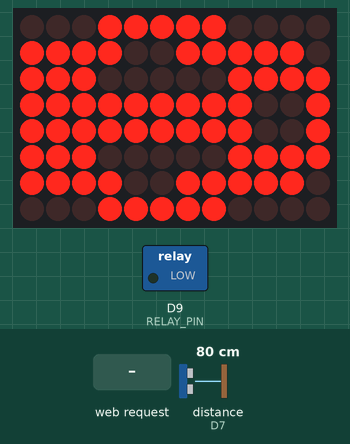
Simulated run of this sketch. Board: Arduino Uno R4 WiFi. On the bench: 12×8 LED matrix, switched loads named in the sketch (green lamp = pin HIGH). Wiring (inferred from the names in the program): ultrasonic range finder: trigger D6; echo D7. Inputs (shaded band) come from the test bench; at power-on: distance to the obstacle (sensor on D7) 80 cm. The echo pulse lasts 58.3 µs per cm; WiFi joins after 1.5 s; servers stay silent unless stated; pins used as bus, display or sensor lines are not drawn; what the sketch prints to the serial monitor is not drawn.

Above: at 2.7 s.
2.8 s: HTTP request GET /status received
Timing chart, 0 to 5.8 s (numbered marks = the images above; inputs shaded):
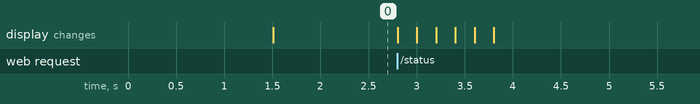

The sketch:

controller_skull_server.ino
```cpp
/*
  controller_skull_server.ino
  Halloween Skull Activation System – Controller node.

  Responsibilities:
  - Connect to WiFi and expose a simple HTTP API on port 80.
  - Toggle a relay that powers the skull props when /activate is called.
  - Read an HC-SR04 ultrasonic sensor and force the relay OFF when visitors are close.

  Hardware wiring (UNO R4 WiFi):
    Relay module IN pin  -> RELAY_PIN (defaults to D5)
    Relay module VCC/GND -> 5V / GND (respect module voltage limits)
    HC-SR04 TRIG         -> TRIG_PIN (defaults to D6)
    HC-SR04 ECHO         -> ECHO_PIN (defaults to D7) through a voltage divider if required
    HC-SR04 VCC/GND      -> 5V / GND

  Configure WiFi credentials before uploading.
*/

#include <WiFiS3.h>
#include <Arduino_LED_Matrix.h>

#if __has_include("secrets.h")
#include "secrets.h"
#else
#warning "No secrets.h found; using placeholder WiFi credentials"
static const char WIFI_SSID[] = "YOUR_WIFI_SSID";
static const char WIFI_PASS[] = "YOUR_WIFI_PASSWORD";
#endif

ArduinoLEDMatrix skullMatrix;

static const uint8_t SKULL_BITMAP_READY[8][12] = {
  {0, 0, 1, 1, 1, 1, 1, 1, 1, 1, 0, 0},
  {0, 1, 1, 1, 1, 1, 1, 1, 1, 1, 1, 0},
  {1, 1, 1, 0, 1, 1, 1, 1, 0, 1, 1, 1},
  {1, 1, 0, 0, 1, 1, 1, 1, 0, 0, 1, 1},
  {1, 1, 1, 0, 0, 1, 1, 0, 0, 1, 1, 1},
  {0, 1, 1, 1, 1, 1, 1, 1, 1, 1, 1, 0},
  {0, 0, 1, 1, 1, 0, 0, 1, 1, 1, 0, 0},
  {0, 0, 0, 1, 1, 1, 1, 1, 1, 0, 0, 0}
};

void displayReadySkull() {
  uint8_t rotated[8][12] = {};
  const int srcRows = 8;
  const int srcCols = 12;
  const int destRows = 8;
  const int destCols = 12;

  for (int destRow = 0; destRow < destRows; ++destRow) {
    const int yPrime = (destRow * (srcCols - 1) + ((destRows - 1) / 2)) / (destRows - 1);
    for (int destCol = 0; destCol < destCols; ++destCol) {
      const int xPrime = (destCol * (srcRows - 1) + ((destCols - 1) / 2)) / (destCols - 1);
      const int srcRow = xPrime;
      const int srcCol = (srcCols - 1) - yPrime;
      rotated[destRow][destCol] = SKULL_BITMAP_READY[srcRow][srcCol];
    }
  }

  skullMatrix.renderBitmap(rotated, destRows, destCols);
}

void flashSkull(uint8_t count, unsigned long intervalMs) {
  for (uint8_t i = 0; i < count; ++i) {
    skullMatrix.clear();
    delay(intervalMs);
    displayReadySkull();
    delay(intervalMs);
  }
}

// ==== WiFi configuration =====================================================
const uint16_t WEB_PORT = 80;

// ==== Pin configuration ======================================================
const uint8_t RELAY_PIN = 9;
const bool RELAY_ACTIVE_LEVEL = HIGH;   // Relay FeatherWing is active-high
const uint8_t TRIG_PIN = 6;
const uint8_t ECHO_PIN = 7;

// ==== Timing and behaviour ===================================================
const unsigned long SENSOR_SAMPLE_INTERVAL_MS = 200;
const unsigned long VISITOR_COOLDOWN_MS = 7000;     // Wait after a visitor leaves before reactivating
const float VISITOR_DISTANCE_CM = 100.0f;           // Shut off relay when closer than this
const float SENSOR_MIN_DISTANCE_CM = 5.0f;
const float SENSOR_MAX_DISTANCE_CM = 152.4f;
const unsigned long DISTANCE_LOG_INTERVAL_MS = 1000;
const unsigned long RELAY_PULSE_MS = 150;
const unsigned long SKULL_SEQUENCE_MS = 15000;
const uint8_t VISITOR_DETECTION_COUNT = 3;

// ==== Globals =================================================================
WiFiServer server(WEB_PORT);

bool visitorPresent = false;
unsigned long visitorLockUntil = 0;
uint8_t visitorHits = 0;
float lastDistanceCm = 400.0f;

unsigned long lastSensorSampleAt = 0;
unsigned long lastDistanceLogAt = 0;
bool sequenceActive = false;
unsigned long sequenceEndAt = 0;

// ==== Utility prototypes ======================================================
void ensureWifiConnected();
void handleClient(WiFiClient &client);
void sendHttpResponse(WiFiClient &client, int statusCode, const char *statusText, const char *body);
void pulseRelay(const char *reason = nullptr);
void startSequence(const char *source);
void stopSequence(const char *source);
float readDistanceCm();
IPAddress waitForLocalIp(unsigned long timeoutMs = 3000);
void flashSkull(uint8_t count = 3, unsigned long intervalMs = 200);

void setup() {
  Serial.begin(115200);
  while (!Serial && millis() < 3000) {
    ; // Wait for USB Serial
  }

  pinMode(RELAY_PIN, OUTPUT);
  digitalWrite(RELAY_PIN, RELAY_ACTIVE_LEVEL ? LOW : HIGH);

  pinMode(TRIG_PIN, OUTPUT);
  pinMode(ECHO_PIN, INPUT);

  ensureWifiConnected();
  server.begin();

  skullMatrix.begin();
  displayReadySkull();

  IPAddress ip = waitForLocalIp();
  Serial.print("HTTP server started on http://");
  Serial.print(ip);
  Serial.print(":");
  Serial.println(WEB_PORT);
}

void loop() {
  ensureWifiConnected();

  WiFiClient client = server.available();
  if (client) {
    handleClient(client);
    client.stop();
  }

  const unsigned long now = millis();

  if (sequenceActive && now >= sequenceEndAt) {
    sequenceActive = false;
    sequenceEndAt = 0;
    Serial.println("Skull sequence completed (auto timeout)");
  }

  if (now - lastSensorSampleAt >= SENSOR_SAMPLE_INTERVAL_MS) {
    lastSensorSampleAt = now;
    const float distance = readDistanceCm();
    bool valid = distance > 0;
    if (valid) {
      lastDistanceCm = distance;
    }

    if (now - lastDistanceLogAt >= DISTANCE_LOG_INTERVAL_MS) {
      lastDistanceLogAt = now;
      Serial.print("Sensor distance: ");
      Serial.print(valid ? distance : -1, 1);
      Serial.println(" cm");
    }

    bool withinRange = valid && distance <= VISITOR_DISTANCE_CM;

    if (withinRange) {
      if (visitorHits < 255) {
        visitorHits++;
      }
      visitorLockUntil = now + VISITOR_COOLDOWN_MS;

      if (!visitorPresent && visitorHits >= VISITOR_DETECTION_COUNT) {
        visitorPresent = true;
        Serial.println("Visitor detected nearby – stopping sequence");
        if (sequenceActive) {
          stopSequence("Visitor proximity");
        }
      }
    } else {
      visitorHits = 0;
      if (visitorPresent && now >= visitorLockUntil) {
        visitorPresent = false;
        Serial.println("Visitor cleared");
      }
    }
  }
}

// ==== WiFi helpers ============================================================
void ensureWifiConnected() {
  if (WiFi.status() == WL_CONNECTED) {
    return;
  }

  Serial.print("Connecting to WiFi: ");
  Serial.println(WIFI_SSID);

  int attempt = 0;
  while (WiFi.begin(WIFI_SSID, WIFI_PASS) != WL_CONNECTED) {
    attempt++;
    Serial.print("  Connection attempt ");
    Serial.print(attempt);
    Serial.println(" failed. Retrying in 2 seconds...");
    delay(2000);
  }

  IPAddress ip = waitForLocalIp();
  Serial.print("Controller IP: ");
  Serial.println(ip);
}

// ==== HTTP handling ===========================================================
void handleClient(WiFiClient &client) {
  char requestLine[128] = {0};
  size_t index = 0;

  // Read the first request line
  while (client.connected()) {
    if (client.available()) {
      char c = client.read();
      if (c == '\r') {
        continue;
      }
      if (c == '\n') {
        break;
      }
      if (index < sizeof(requestLine) - 1) {
        requestLine[index++] = c;
      }
    }
  }

  String req(requestLine);
  Serial.print("HTTP request: ");
  Serial.println(req);
  flashSkull();

  bool handled = false;
  const unsigned long now = millis();

  if (req.startsWith("POST /activate")) {
    if (visitorPresent) {
      sendHttpResponse(client, 423, "Locked", "{\"status\":\"visitor-nearby\"}");
    } else if (sequenceActive) {
      sendHttpResponse(client, 409, "Conflict", "{\"status\":\"already-running\"}");
    } else {
      startSequence("HTTP /activate");
      sendHttpResponse(client, 200, "OK", "{\"status\":\"activated\"}");
    }
    handled = true;
  } else if (req.startsWith("POST /deactivate")) {
    if (sequenceActive) {
      stopSequence("HTTP /deactivate");
      sendHttpResponse(client, 200, "OK", "{\"status\":\"stopped\"}");
    } else {
      sendHttpResponse(client, 200, "OK", "{\"status\":\"idle\"}");
    }
    handled = true;
  } else if (req.startsWith("GET /status")) {
    char body[160];
    long remaining = 0;
    if (sequenceActive && sequenceEndAt > now) {
      remaining = (long)(sequenceEndAt - now);
    }
    snprintf(body, sizeof(body),
             "{\"sequence\":%s,\"visitor\":%s,\"distance_cm\":%.1f,\"remaining_ms\":%ld}",
             sequenceActive ? "true" : "false",
             visitorPresent ? "true" : "false",
             lastDistanceCm,
             remaining);

    sendHttpResponse(client, 200, "OK", body);
    handled = true;
  }

  if (!handled) {
    sendHttpResponse(client, 404, "Not Found", "{\"error\":\"unknown-endpoint\"}");
  }
}

void sendHttpResponse(WiFiClient &client, int statusCode, const char *statusText, const char *body) {
  client.print("HTTP/1.1 ");
  client.print(statusCode);
  client.print(" ");
  client.println(statusText);
  client.println("Content-Type: application/json");
  client.print("Content-Length: ");
  client.println(strlen(body));
  client.println("Connection: close");
  client.println();
  client.print(body);
}

// ==== Relay helpers ===========================================================
void pulseRelay(const char *reason) {
  if (reason) {
    Serial.print("Relay pulse requested: ");
    Serial.println(reason);
  }
  Serial.print("Relay pulse (pin ");
  Serial.print(RELAY_PIN);
  Serial.println(") active");
  digitalWrite(RELAY_PIN, RELAY_ACTIVE_LEVEL);
  delay(RELAY_PULSE_MS);
  digitalWrite(RELAY_PIN, RELAY_ACTIVE_LEVEL ? LOW : HIGH);
  Serial.println("Relay pulse complete");
}

void startSequence(const char *source) {
  if (sequenceActive) {
    return;
  }
  pulseRelay(source ? source : "start");
  sequenceActive = true;
  sequenceEndAt = millis() + SKULL_SEQUENCE_MS;
  Serial.println("Skull sequence marked active");
}

void stopSequence(const char *source) {
  if (!sequenceActive) {
    return;
  }
  pulseRelay(source ? source : "stop");
  sequenceActive = false;
  sequenceEndAt = 0;
  Serial.println("Skull sequence marked inactive");
}

// ==== Sensor helpers ==========================================================
float readDistanceCm() {
  digitalWrite(TRIG_PIN, LOW);
  delayMicroseconds(2);
  digitalWrite(TRIG_PIN, HIGH);
  delayMicroseconds(10);
  digitalWrite(TRIG_PIN, LOW);

  unsigned long duration = pulseIn(ECHO_PIN, HIGH, 25000); // 25 ms timeout (~4 m)
  if (duration == 0) {
    return -1.0f;
  }

  float distance = (duration / 2.0f) * 0.0343f; // Speed of sound 343 m/s
  if (distance < SENSOR_MIN_DISTANCE_CM || distance > SENSOR_MAX_DISTANCE_CM) {
    return -1.0f;
  }
  return distance;
}

IPAddress waitForLocalIp(unsigned long timeoutMs) {
  IPAddress ip = WiFi.localIP();
  unsigned long start = millis();
  while (ip == IPAddress(0, 0, 0, 0) && millis() - start < timeoutMs) {
    delay(50);
    ip = WiFi.localIP();
  }
  return ip;
}
```

secrets.example.h
```cpp
#pragma once

// Copy this file to secrets.h (ignored by git) and fill in your network details.

static const char WIFI_SSID[] = "YOUR_WIFI_SSID";
static const char WIFI_PASS[] = "YOUR_WIFI_PASSWORD";
```
